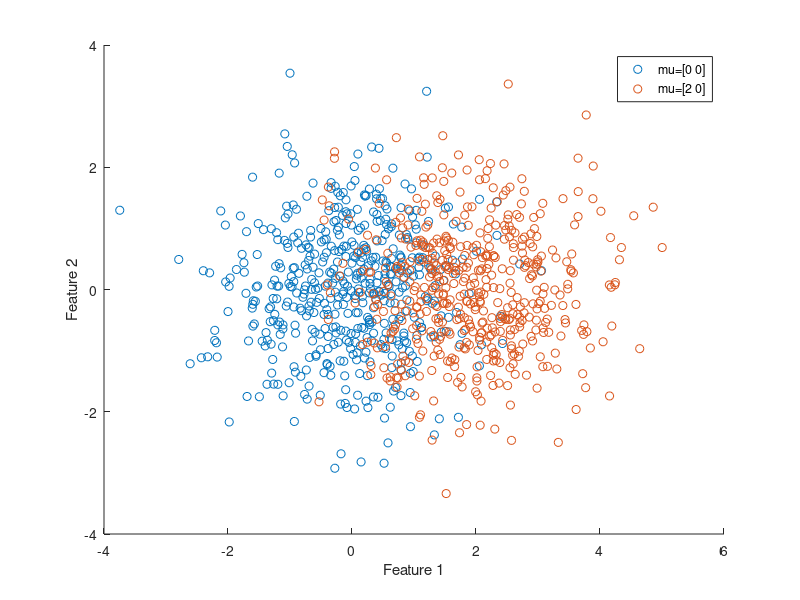

Reproduce this figure in MATLAB. (Note: this script raises an error after producing the figure.)
clear all;
clc;
close all;
%%  Generate data 1
n=500;             
mu=[0 0]; 
Sigma=[1,0;0,1]; 
class_1=mvnrnd(mu,Sigma,n); 
%% Generate data 2 
n=500;             
mu=[2 0]; 
Sigma=[1,0;0,1]; 
class_2=mvnrnd(mu,Sigma,n); 
%% Scatterplot
figure(1);
scatter(class_1(:,1),class_1(:,2));
hold on
scatter(class_2(:,1),class_2(:,2));
hold off
legend('mu=[0 0]','mu=[2 0]')
xlabel('Feature 1')
ylabel('Feature 2')
%% Date & Label
data(1:n,:)=class_1;
data(n+1:2*n,:)=class_2;
label=ones(2*n,1);
label(n+1:2*n,1)=0;
%% Train
[bestStump,threshold,type]=Set_DS(data,label);
bestStump
threshold
type
%% Rescaling 
figure(2);
data2=data;
data2(:,1)=10*data2(:,1);
scatter(data2(:,1),data2(:,2));
%% Train
[bestStump,threshold,type]=Set_DS(data2,label);
bestStump
threshold
type
